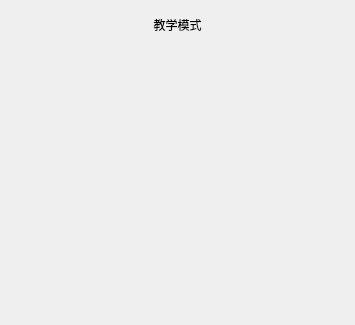
<?xml version="1.0" encoding="UTF-8"?>
<ui version="4.0">
 <class>ChessBasketO2O</class>
 <widget class="QWidget" name="ChessBasketO2O">
  <property name="geometry">
   <rect>
    <x>0</x>
    <y>0</y>
    <width>355</width>
    <height>325</height>
   </rect>
  </property>
  <property name="windowTitle">
   <string>Form</string>
  </property>
  <layout class="QVBoxLayout" name="verticalLayout">
   <property name="spacing">
    <number>0</number>
   </property>
   <property name="leftMargin">
    <number>0</number>
   </property>
   <property name="topMargin">
    <number>16</number>
   </property>
   <property name="rightMargin">
    <number>0</number>
   </property>
   <property name="bottomMargin">
    <number>0</number>
   </property>
   <item>
    <widget class="QLabel" name="lb_title">
     <property name="text">
      <string>教学模式</string>
     </property>
     <property name="alignment">
      <set>Qt::AlignCenter</set>
     </property>
    </widget>
   </item>
   <item>
    <widget class="QWidget" name="wdgt_space_under_titile" native="true"/>
   </item>
   <item>
    <widget class="QWidget" name="top_player_wrapper" native="true">
     <layout class="QHBoxLayout" name="horizontalLayout_2">
      <property name="spacing">
       <number>0</number>
      </property>
      <property name="leftMargin">
       <number>0</number>
      </property>
      <property name="topMargin">
       <number>0</number>
      </property>
      <property name="rightMargin">
       <number>0</number>
      </property>
      <property name="bottomMargin">
       <number>0</number>
      </property>
      <item>
       <spacer name="horizontalSpacer_2">
        <property name="orientation">
         <enum>Qt::Horizontal</enum>
        </property>
        <property name="sizeHint" stdset="0">
         <size>
          <width>40</width>
          <height>20</height>
         </size>
        </property>
       </spacer>
      </item>
      <item>
       <widget class="game::PlayerBar" name="top_player" native="true"/>
      </item>
      <item>
       <spacer name="horizontalSpacer">
        <property name="orientation">
         <enum>Qt::Horizontal</enum>
        </property>
        <property name="sizeHint" stdset="0">
         <size>
          <width>40</width>
          <height>20</height>
         </size>
        </property>
       </spacer>
      </item>
     </layout>
    </widget>
   </item>
   <item>
    <widget class="QWidget" name="wdgt_space_under_top_player" native="true"/>
   </item>
   <item>
    <layout class="QHBoxLayout" name="layout_top_chesses">
     <property name="spacing">
      <number>0</number>
     </property>
     <item>
      <spacer name="horizontalSpacer_6">
       <property name="orientation">
        <enum>Qt::Horizontal</enum>
       </property>
       <property name="sizeHint" stdset="0">
        <size>
         <width>40</width>
         <height>20</height>
        </size>
       </property>
      </spacer>
     </item>
     <item>
      <layout class="QGridLayout" name="gridLayout_top_chesses">
       <property name="spacing">
        <number>1</number>
       </property>
      </layout>
     </item>
     <item>
      <spacer name="horizontalSpacer_5">
       <property name="orientation">
        <enum>Qt::Horizontal</enum>
       </property>
       <property name="sizeHint" stdset="0">
        <size>
         <width>40</width>
         <height>20</height>
        </size>
       </property>
      </spacer>
     </item>
    </layout>
   </item>
   <item>
    <widget class="QWidget" name="wdgt_space_between_side" native="true"/>
   </item>
   <item>
    <layout class="QHBoxLayout" name="layout_bottom_chesses">
     <property name="spacing">
      <number>0</number>
     </property>
     <item>
      <spacer name="horizontalSpacer_8">
       <property name="orientation">
        <enum>Qt::Horizontal</enum>
       </property>
       <property name="sizeHint" stdset="0">
        <size>
         <width>40</width>
         <height>20</height>
        </size>
       </property>
      </spacer>
     </item>
     <item>
      <layout class="QGridLayout" name="gridLayout_bottom_chesses">
       <property name="spacing">
        <number>1</number>
       </property>
      </layout>
     </item>
     <item>
      <spacer name="horizontalSpacer_7">
       <property name="orientation">
        <enum>Qt::Horizontal</enum>
       </property>
       <property name="sizeHint" stdset="0">
        <size>
         <width>40</width>
         <height>20</height>
        </size>
       </property>
      </spacer>
     </item>
    </layout>
   </item>
   <item>
    <widget class="QWidget" name="wdgt_space_over_bottom_player" native="true"/>
   </item>
   <item>
    <widget class="QWidget" name="bottom_player_wrapper" native="true">
     <layout class="QHBoxLayout" name="horizontalLayout_3">
      <property name="spacing">
       <number>0</number>
      </property>
      <property name="leftMargin">
       <number>0</number>
      </property>
      <property name="topMargin">
       <number>0</number>
      </property>
      <property name="rightMargin">
       <number>0</number>
      </property>
      <property name="bottomMargin">
       <number>0</number>
      </property>
      <item>
       <spacer name="horizontalSpacer_3">
        <property name="orientation">
         <enum>Qt::Horizontal</enum>
        </property>
        <property name="sizeHint" stdset="0">
         <size>
          <width>40</width>
          <height>20</height>
         </size>
        </property>
       </spacer>
      </item>
      <item>
       <widget class="game::PlayerBar" name="bottom_player" native="true"/>
      </item>
      <item>
       <spacer name="horizontalSpacer_4">
        <property name="orientation">
         <enum>Qt::Horizontal</enum>
        </property>
        <property name="sizeHint" stdset="0">
         <size>
          <width>40</width>
          <height>20</height>
         </size>
        </property>
       </spacer>
      </item>
     </layout>
    </widget>
   </item>
   <item>
    <spacer name="verticalSpacer">
     <property name="orientation">
      <enum>Qt::Vertical</enum>
     </property>
     <property name="sizeHint" stdset="0">
      <size>
       <width>20</width>
       <height>40</height>
      </size>
     </property>
    </spacer>
   </item>
  </layout>
 </widget>
 <customwidgets>
  <customwidget>
   <class>game::PlayerBar</class>
   <extends>QWidget</extends>
   <header>game/view/player_bar/player_bar.h</header>
   <container>1</container>
  </customwidget>
 </customwidgets>
 <resources/>
 <connections/>
</ui>
